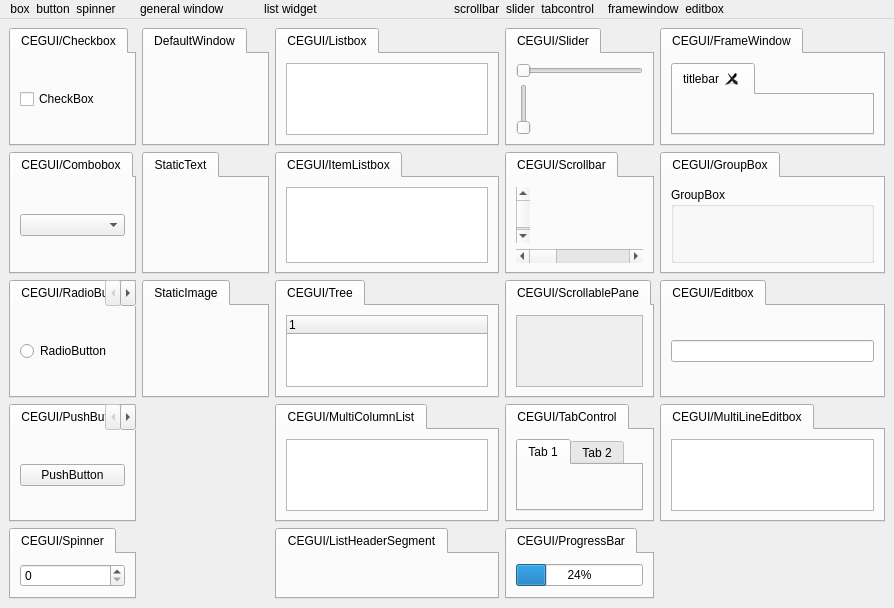
<?xml version="1.0" encoding="UTF-8"?>
<ui version="4.0">
 <class>MainWindow</class>
 <widget class="QMainWindow" name="MainWindow">
  <property name="geometry">
   <rect>
    <x>0</x>
    <y>0</y>
    <width>894</width>
    <height>563</height>
   </rect>
  </property>
  <property name="windowTitle">
   <string>MainWindow</string>
  </property>
  <widget class="QWidget" name="centralwidget">
   <layout class="QGridLayout" name="gridLayout">
    <item row="0" column="0">
     <widget class="QTabWidget" name="tabWidget_2">
      <property name="currentIndex">
       <number>0</number>
      </property>
      <widget class="QWidget" name="tab_18">
       <attribute name="title">
        <string>CEGUI/Checkbox</string>
       </attribute>
       <layout class="QVBoxLayout" name="verticalLayout_2">
        <item>
         <widget class="QCheckBox" name="Checkbox">
          <property name="text">
           <string>CheckBox</string>
          </property>
          <property name="Selected" stdset="0">
           <bool>false</bool>
          </property>
          <property name="WindowType" stdset="0">
           <string/>
          </property>
         </widget>
        </item>
       </layout>
      </widget>
     </widget>
    </item>
    <item row="0" column="4">
     <widget class="QTabWidget" name="tabWidget_22">
      <property name="currentIndex">
       <number>0</number>
      </property>
      <widget class="QWidget" name="tab_37">
       <attribute name="title">
        <string>CEGUI/FrameWindow</string>
       </attribute>
       <layout class="QVBoxLayout" name="verticalLayout_21">
        <item>
         <widget class="QTabWidget" name="FrameWindow">
          <property name="currentIndex">
           <number>0</number>
          </property>
          <property name="tabsClosable">
           <bool>true</bool>
          </property>
          <property name="SizingEnabled" stdset="0">
           <bool>true</bool>
          </property>
          <property name="FrameEnabled" stdset="0">
           <bool>true</bool>
          </property>
          <property name="TitlebarEnabled" stdset="0">
           <bool>true</bool>
          </property>
          <property name="CloseButtonEnabled" stdset="0">
           <bool>true</bool>
          </property>
          <property name="RollUpEnabled" stdset="0">
           <bool>true</bool>
          </property>
          <property name="RollUpState" stdset="0">
           <bool>false</bool>
          </property>
          <property name="DragMovingEnabled" stdset="0">
           <bool>true</bool>
          </property>
          <property name="SizingBorderThickness" stdset="0">
           <double>8.000000000000000</double>
          </property>
          <property name="NSSizingCursorImage" stdset="0">
           <string>set: image:</string>
          </property>
          <property name="EWSizingCursorImage" stdset="0">
           <string>set: image:</string>
          </property>
          <property name="NWSESizingCursorImage" stdset="0">
           <string>set: image:</string>
          </property>
          <property name="NESWSizingCursorImage" stdset="0">
           <string>set: image:</string>
          </property>
          <property name="WindowType" stdset="0">
           <string/>
          </property>
          <widget class="QWidget" name="tab_4">
           <attribute name="title">
            <string>titlebar</string>
           </attribute>
          </widget>
         </widget>
        </item>
       </layout>
      </widget>
     </widget>
    </item>
    <item row="1" column="0">
     <widget class="QTabWidget" name="tabWidget_3">
      <property name="currentIndex">
       <number>0</number>
      </property>
      <widget class="QWidget" name="tab_19">
       <attribute name="title">
        <string>CEGUI/Combobox</string>
       </attribute>
       <layout class="QVBoxLayout" name="verticalLayout_4">
        <item>
         <widget class="QComboBox" name="ComboBox">
          <property name="ReadOnly" stdset="0">
           <bool>false</bool>
          </property>
          <property name="ValidationString" stdset="0">
           <string>.*</string>
          </property>
          <property name="CaratIndex" stdset="0">
           <UInt>0</UInt>
          </property>
          <property name="EditSelectionStart" stdset="0">
           <UInt>0</UInt>
          </property>
          <property name="EditSelectionLength" stdset="0">
           <UInt>0</UInt>
          </property>
          <property name="MaxEditTextLength" stdset="0">
           <UInt>1073741824</UInt>
          </property>
          <property name="SortList" stdset="0">
           <bool>false</bool>
          </property>
          <property name="ForceVertScrollbar" stdset="0">
           <bool>false</bool>
          </property>
          <property name="ForceHorzScrollbar" stdset="0">
           <bool>false</bool>
          </property>
          <property name="SingleClickMode" stdset="0">
           <bool>false</bool>
          </property>
          <property name="WindowType" stdset="0">
           <string/>
          </property>
         </widget>
        </item>
       </layout>
      </widget>
     </widget>
    </item>
    <item row="4" column="0">
     <widget class="QTabWidget" name="tabWidget_10">
      <property name="currentIndex">
       <number>0</number>
      </property>
      <widget class="QWidget" name="tab_26">
       <attribute name="title">
        <string>CEGUI/PushButton</string>
       </attribute>
       <layout class="QVBoxLayout" name="verticalLayout_7">
        <item>
         <widget class="QPushButton" name="pushButton">
          <property name="text">
           <string>PushButton</string>
          </property>
          <property name="WindowType" stdset="0">
           <string/>
          </property>
         </widget>
        </item>
       </layout>
      </widget>
     </widget>
    </item>
    <item row="5" column="0">
     <widget class="QTabWidget" name="tabWidget_14">
      <property name="currentIndex">
       <number>0</number>
      </property>
      <widget class="QWidget" name="tab_30">
       <attribute name="title">
        <string>CEGUI/Spinner</string>
       </attribute>
       <layout class="QVBoxLayout" name="verticalLayout_12">
        <item>
         <widget class="QSpinBox" name="spinner">
          <property name="CurrentValue" stdset="0">
           <double>0.000000000000000</double>
          </property>
          <property name="StepSize" stdset="0">
           <double>1.000000000000000</double>
          </property>
          <property name="MinimumValue" stdset="0">
           <double>-32768.000000000000000</double>
          </property>
          <property name="MaximumValue" stdset="0">
           <double>32767.000000000000000</double>
          </property>
          <property name="TextInputMode" stdset="0">
           <string>Integer</string>
          </property>
          <property name="WindowType" stdset="0">
           <string/>
          </property>
         </widget>
        </item>
       </layout>
      </widget>
     </widget>
    </item>
    <item row="2" column="0">
     <widget class="QTabWidget" name="tabWidget_11">
      <property name="currentIndex">
       <number>0</number>
      </property>
      <widget class="QWidget" name="tab_27">
       <attribute name="title">
        <string>CEGUI/RadioButton</string>
       </attribute>
       <layout class="QVBoxLayout" name="verticalLayout_8">
        <item>
         <widget class="QRadioButton" name="radioButton">
          <property name="text">
           <string>RadioButton</string>
          </property>
          <property name="Selected" stdset="0">
           <bool>false</bool>
          </property>
          <property name="GroupID" stdset="0">
           <number>0</number>
          </property>
          <property name="WindowType" stdset="0">
           <string/>
          </property>
         </widget>
        </item>
       </layout>
      </widget>
     </widget>
    </item>
    <item row="0" column="1">
     <widget class="QTabWidget" name="tabWidget">
      <property name="currentIndex">
       <number>0</number>
      </property>
      <widget class="QWidget" name="tab_6">
       <attribute name="title">
        <string>DefaultWindow</string>
       </attribute>
       <layout class="QVBoxLayout" name="verticalLayout">
        <item>
         <widget class="QWidget" name="DefaultWindow" native="true">
          <property name="WindowType" stdset="0">
           <string/>
          </property>
         </widget>
        </item>
       </layout>
      </widget>
     </widget>
    </item>
    <item row="1" column="1">
     <widget class="QTabWidget" name="tabWidget_20">
      <property name="currentIndex">
       <number>0</number>
      </property>
      <widget class="QWidget" name="tab_40">
       <attribute name="title">
        <string>StaticText</string>
       </attribute>
       <layout class="QVBoxLayout" name="verticalLayout_19">
        <item>
         <widget class="QWidget" name="StaticText" native="true">
          <property name="TextColours" stdset="0">
           <string>tl:FFFFFFFF tr:FFFFFFFF bl:FFFFFFFF br:FFFFFFFF</string>
          </property>
          <property name="HorzFormatting" stdset="0">
           <string>LeftAligned</string>
          </property>
          <property name="VertFormatting" stdset="0">
           <string>VertCentred</string>
          </property>
          <property name="VertScrollbar" stdset="0">
           <bool>false</bool>
          </property>
          <property name="HorzScrollbar" stdset="0">
           <bool>false</bool>
          </property>
          <property name="HorzExtent" stdset="0">
           <double>0.000000000000000</double>
          </property>
          <property name="VertExtent" stdset="0">
           <double>0.000000000000000</double>
          </property>
          <property name="WindowType" stdset="0">
           <string/>
          </property>
         </widget>
        </item>
       </layout>
      </widget>
     </widget>
    </item>
    <item row="2" column="1">
     <widget class="QTabWidget" name="tabWidget_19">
      <property name="currentIndex">
       <number>0</number>
      </property>
      <widget class="QWidget" name="tab_38">
       <attribute name="title">
        <string>StaticImage</string>
       </attribute>
       <layout class="QVBoxLayout" name="verticalLayout_18">
        <item>
         <widget class="QWidget" name="StaticImage" native="true">
          <property name="Image" stdset="0">
           <string>set: image:</string>
          </property>
          <property name="WindowType" stdset="0">
           <string/>
          </property>
         </widget>
        </item>
       </layout>
      </widget>
     </widget>
    </item>
    <item row="0" column="2">
     <widget class="QTabWidget" name="tabWidget_7">
      <property name="currentIndex">
       <number>0</number>
      </property>
      <widget class="QWidget" name="tab_23">
       <attribute name="title">
        <string>CEGUI/Listbox</string>
       </attribute>
       <layout class="QVBoxLayout" name="verticalLayout_9">
        <item>
         <widget class="QListWidget" name="Listbox">
          <property name="Sort" stdset="0">
           <bool>false</bool>
          </property>
          <property name="MultiSelect" stdset="0">
           <bool>false</bool>
          </property>
          <property name="ForceVertScrollbar" stdset="0">
           <bool>false</bool>
          </property>
          <property name="ForceHorzScrollbar" stdset="0">
           <bool>false</bool>
          </property>
          <property name="ItemTooltips" stdset="0">
           <bool>false</bool>
          </property>
          <property name="WindowType" stdset="0">
           <string/>
          </property>
         </widget>
        </item>
       </layout>
      </widget>
     </widget>
    </item>
    <item row="1" column="2">
     <widget class="QTabWidget" name="tabWidget_17">
      <property name="currentIndex">
       <number>0</number>
      </property>
      <widget class="QWidget" name="tab_35">
       <attribute name="title">
        <string>CEGUI/ItemListbox</string>
       </attribute>
       <layout class="QVBoxLayout" name="verticalLayout_16">
        <item>
         <widget class="QListWidget" name="ItemListbox">
          <property name="MultiSelect" stdset="0">
           <bool>false</bool>
          </property>
          <property name="WindowType" stdset="0">
           <string/>
          </property>
         </widget>
        </item>
       </layout>
      </widget>
     </widget>
    </item>
    <item row="2" column="2">
     <widget class="QTabWidget" name="tabWidget_12">
      <property name="currentIndex">
       <number>0</number>
      </property>
      <widget class="QWidget" name="tab_28">
       <attribute name="title">
        <string>CEGUI/Tree</string>
       </attribute>
       <layout class="QVBoxLayout" name="verticalLayout_14">
        <item>
         <widget class="QTreeWidget" name="tree">
          <property name="Sort" stdset="0">
           <bool>false</bool>
          </property>
          <property name="MultiSelect" stdset="0">
           <bool>false</bool>
          </property>
          <property name="ForceVertScrollbar" stdset="0">
           <bool>false</bool>
          </property>
          <property name="ForceHorzScrollbar" stdset="0">
           <bool>false</bool>
          </property>
          <property name="ItemTooltips" stdset="0">
           <bool>false</bool>
          </property>
          <property name="WindowType" stdset="0">
           <string/>
          </property>
          <column>
           <property name="text">
            <string notr="true">1</string>
           </property>
          </column>
         </widget>
        </item>
       </layout>
      </widget>
     </widget>
    </item>
    <item row="4" column="2">
     <widget class="QTabWidget" name="tabWidget_21">
      <property name="currentIndex">
       <number>0</number>
      </property>
      <widget class="QWidget" name="tab_42">
       <attribute name="title">
        <string>CEGUI/MultiColumnList</string>
       </attribute>
       <layout class="QVBoxLayout" name="verticalLayout_20">
        <item>
         <widget class="QColumnView" name="MultiColumnList">
          <property name="ColumnsSizable" stdset="0">
           <bool>true</bool>
          </property>
          <property name="ColumnsMovable" stdset="0">
           <bool>true</bool>
          </property>
          <property name="SortSettingEnabled" stdset="0">
           <bool>true</bool>
          </property>
          <property name="SortDirection" stdset="0">
           <string>None</string>
          </property>
          <property name="SortColumnID" stdset="0">
           <UInt>0</UInt>
          </property>
          <property name="NominatedSelectionColumnID" stdset="0">
           <UInt>0</UInt>
          </property>
          <property name="NominatedSelectionRow" stdset="0">
           <UInt>0</UInt>
          </property>
          <property name="ForceVertScrollbar" stdset="0">
           <bool>false</bool>
          </property>
          <property name="ForceHorzScrollbar" stdset="0">
           <bool>false</bool>
          </property>
          <property name="SelectionMode" stdset="0">
           <string>RowSingle</string>
          </property>
          <property name="ColumnHeader" stdset="0">
           <string/>
          </property>
          <property name="WindowType" stdset="0">
           <string/>
          </property>
         </widget>
        </item>
       </layout>
      </widget>
     </widget>
    </item>
    <item row="5" column="2">
     <widget class="QTabWidget" name="ListHeaderSegment">
      <property name="currentIndex">
       <number>0</number>
      </property>
      <widget class="QWidget" name="tab_3">
       <attribute name="title">
        <string>CEGUI/ListHeaderSegment</string>
       </attribute>
      </widget>
     </widget>
    </item>
    <item row="0" column="3">
     <widget class="QTabWidget" name="tabWidget_4">
      <property name="currentIndex">
       <number>0</number>
      </property>
      <widget class="QWidget" name="tab_20">
       <attribute name="title">
        <string>CEGUI/Slider</string>
       </attribute>
       <layout class="QVBoxLayout" name="verticalLayout_3">
        <item>
         <widget class="QSlider" name="horizontalSlider">
          <property name="orientation">
           <enum>Qt::Horizontal</enum>
          </property>
          <property name="CurrentValue" stdset="0">
           <double>0.000000000000000</double>
          </property>
          <property name="MaximumValue" stdset="0">
           <double>1.000000000000000</double>
          </property>
          <property name="ClickStepSize" stdset="0">
           <double>0.010000000000000</double>
          </property>
          <property name="ReversedDirection" stdset="0">
           <bool>false</bool>
          </property>
          <property name="WindowType" stdset="0">
           <string/>
          </property>
         </widget>
        </item>
        <item>
         <widget class="QSlider" name="verticalSlider">
          <property name="orientation">
           <enum>Qt::Vertical</enum>
          </property>
          <property name="CurrentValue" stdset="0">
           <double>0.000000000000000</double>
          </property>
          <property name="MaximumValue" stdset="0">
           <double>1.000000000000000</double>
          </property>
          <property name="ClickStepSize" stdset="0">
           <double>0.010000000000000</double>
          </property>
          <property name="ReversedDirection" stdset="0">
           <bool>false</bool>
          </property>
          <property name="WindowType" stdset="0">
           <string/>
          </property>
         </widget>
        </item>
       </layout>
      </widget>
     </widget>
    </item>
    <item row="1" column="3">
     <widget class="QTabWidget" name="tabWidget_5">
      <property name="currentIndex">
       <number>0</number>
      </property>
      <widget class="QWidget" name="tab_21">
       <attribute name="title">
        <string>CEGUI/Scrollbar</string>
       </attribute>
       <layout class="QVBoxLayout" name="verticalLayout_11">
        <item>
         <widget class="QScrollBar" name="verticalScrollBar">
          <property name="orientation">
           <enum>Qt::Vertical</enum>
          </property>
          <property name="DocumentSize" stdset="0">
           <bool>false</bool>
          </property>
          <property name="PageSize" stdset="0">
           <double>0.000000000000000</double>
          </property>
          <property name="StepSize" stdset="0">
           <double>1.000000000000000</double>
          </property>
          <property name="OverlapSize" stdset="0">
           <double>0.000000000000000</double>
          </property>
          <property name="ScrollPosition" stdset="0">
           <double>0.000000000000000</double>
          </property>
          <property name="EndLockEnabled" stdset="0">
           <bool>false</bool>
          </property>
          <property name="WindowType" stdset="0">
           <string/>
          </property>
         </widget>
        </item>
        <item>
         <widget class="QScrollBar" name="horizontalScrollBar">
          <property name="orientation">
           <enum>Qt::Horizontal</enum>
          </property>
          <property name="DocumentSize" stdset="0">
           <bool>false</bool>
          </property>
          <property name="PageSize" stdset="0">
           <double>0.000000000000000</double>
          </property>
          <property name="StepSize" stdset="0">
           <double>1.000000000000000</double>
          </property>
          <property name="OverlapSize" stdset="0">
           <double>0.000000000000000</double>
          </property>
          <property name="ScrollPosition" stdset="0">
           <double>0.000000000000000</double>
          </property>
          <property name="EndLockEnabled" stdset="0">
           <bool>false</bool>
          </property>
          <property name="WindowType" stdset="0">
           <string/>
          </property>
         </widget>
        </item>
       </layout>
      </widget>
     </widget>
    </item>
    <item row="2" column="3">
     <widget class="QTabWidget" name="tabWidget_15">
      <property name="currentIndex">
       <number>0</number>
      </property>
      <widget class="QWidget" name="tab_31">
       <attribute name="title">
        <string>CEGUI/ScrollablePane</string>
       </attribute>
       <layout class="QVBoxLayout" name="verticalLayout_15">
        <item>
         <widget class="QScrollArea" name="scrollablePane">
          <property name="widgetResizable">
           <bool>true</bool>
          </property>
          <property name="ContentPaneAutoSized" stdset="0">
           <bool>true</bool>
          </property>
          <property name="ContentArea" stdset="0">
           <string>l:0.000000 t:0.000000 r:0.000000 b:0.000000</string>
          </property>
          <property name="ForceVertScrollbar" stdset="0">
           <bool>false</bool>
          </property>
          <property name="ForceHorzScrollbar" stdset="0">
           <bool>false</bool>
          </property>
          <property name="HorzStepSize" stdset="0">
           <double>0.100000000000000</double>
          </property>
          <property name="HorzOverlapSize" stdset="0">
           <double>0.100000000000000</double>
          </property>
          <property name="HorzScrollPosition" stdset="0">
           <double>0.000000000000000</double>
          </property>
          <property name="VertStepSize" stdset="0">
           <double>0.100000000000000</double>
          </property>
          <property name="VertOverlapSize" stdset="0">
           <double>0.100000000000000</double>
          </property>
          <property name="VertScrollPosition" stdset="0">
           <double>0.000000000000000</double>
          </property>
          <property name="WindowType" stdset="0">
           <string/>
          </property>
          <widget class="QWidget" name="scrollAreaWidgetContents">
           <property name="geometry">
            <rect>
             <x>0</x>
             <y>0</y>
             <width>125</width>
             <height>61</height>
            </rect>
           </property>
          </widget>
         </widget>
        </item>
       </layout>
      </widget>
     </widget>
    </item>
    <item row="4" column="3">
     <widget class="QTabWidget" name="tabWidget_13">
      <property name="currentIndex">
       <number>0</number>
      </property>
      <widget class="QWidget" name="tab_29">
       <attribute name="title">
        <string>CEGUI/TabControl</string>
       </attribute>
       <layout class="QVBoxLayout" name="verticalLayout_13">
        <item>
         <widget class="QTabWidget" name="TabControl">
          <property name="currentIndex">
           <number>0</number>
          </property>
          <property name="TabHeight" stdset="0">
           <string>{0.050000,0.000000}</string>
          </property>
          <property name="TabTextPadding" stdset="0">
           <string>{0.000000,5.000000}</string>
          </property>
          <property name="TabPanePosition" stdset="0">
           <string>top</string>
          </property>
          <property name="TabButtonType" stdset="0">
           <string/>
          </property>
          <property name="WindowType" stdset="0">
           <string/>
          </property>
          <widget class="QWidget" name="tab">
           <attribute name="title">
            <string>Tab 1</string>
           </attribute>
          </widget>
          <widget class="QWidget" name="tab_2">
           <attribute name="title">
            <string>Tab 2</string>
           </attribute>
          </widget>
         </widget>
        </item>
       </layout>
      </widget>
     </widget>
    </item>
    <item row="5" column="3">
     <widget class="QTabWidget" name="tabWidget_6">
      <property name="currentIndex">
       <number>0</number>
      </property>
      <widget class="QWidget" name="tab_22">
       <attribute name="title">
        <string>CEGUI/ProgressBar</string>
       </attribute>
       <layout class="QVBoxLayout" name="verticalLayout_10">
        <item>
         <widget class="QProgressBar" name="progressBar">
          <property name="value">
           <number>24</number>
          </property>
          <property name="CurrentProgress" stdset="0">
           <double>0.000000000000000</double>
          </property>
          <property name="StepSize" stdset="0">
           <double>0.010000000000000</double>
          </property>
          <property name="VerticalProgress" stdset="0">
           <bool>false</bool>
          </property>
          <property name="ReversedProgress" stdset="0">
           <bool>false</bool>
          </property>
          <property name="WindowType" stdset="0">
           <string/>
          </property>
         </widget>
        </item>
       </layout>
      </widget>
     </widget>
    </item>
    <item row="1" column="4">
     <widget class="QTabWidget" name="tabWidget_18">
      <property name="currentIndex">
       <number>0</number>
      </property>
      <widget class="QWidget" name="tab_36">
       <attribute name="title">
        <string>CEGUI/GroupBox</string>
       </attribute>
       <layout class="QVBoxLayout" name="verticalLayout_17">
        <item>
         <widget class="QGroupBox" name="GroupBox">
          <property name="title">
           <string>GroupBox</string>
          </property>
          <property name="WindowType" stdset="0">
           <string/>
          </property>
         </widget>
        </item>
       </layout>
      </widget>
     </widget>
    </item>
    <item row="2" column="4">
     <widget class="QTabWidget" name="tabWidget_8">
      <property name="currentIndex">
       <number>0</number>
      </property>
      <widget class="QWidget" name="tab_24">
       <attribute name="title">
        <string>CEGUI/Editbox</string>
       </attribute>
       <layout class="QVBoxLayout" name="verticalLayout_5">
        <item>
         <widget class="QLineEdit" name="Editbox">
          <property name="ReadOnly" stdset="0">
           <bool>false</bool>
          </property>
          <property name="MaskText" stdset="0">
           <bool>false</bool>
          </property>
          <property name="MaskCodepoint" stdset="0">
           <UInt>42</UInt>
          </property>
          <property name="ValidationString" stdset="0">
           <string>.*</string>
          </property>
          <property name="CaratIndex" stdset="0">
           <UInt>0</UInt>
          </property>
          <property name="SelectionStart" stdset="0">
           <UInt>0</UInt>
          </property>
          <property name="SelectionLength" stdset="0">
           <UInt>0</UInt>
          </property>
          <property name="MaxTextLength" stdset="0">
           <UInt>1073741824</UInt>
          </property>
          <property name="NormalTextColour" stdset="0">
           <string>FFFFFFFF</string>
          </property>
          <property name="SelectedTextColour" stdset="0">
           <string>FFFFFFFF</string>
          </property>
          <property name="ActiveSelectionColour" stdset="0">
           <string>FF6060FF</string>
          </property>
          <property name="InactiveSelectionColour" stdset="0">
           <string>FF808080</string>
          </property>
          <property name="BlinkCaret" stdset="0">
           <bool>false</bool>
          </property>
          <property name="BlinkCaretTimeout" stdset="0">
           <double>0.660000000000000</double>
          </property>
          <property name="TextFormatting" stdset="0">
           <string>LeftAligned</string>
          </property>
          <property name="WindowType" stdset="0">
           <string/>
          </property>
         </widget>
        </item>
       </layout>
      </widget>
     </widget>
    </item>
    <item row="4" column="4">
     <widget class="QTabWidget" name="tabWidget_9">
      <property name="currentIndex">
       <number>0</number>
      </property>
      <widget class="QWidget" name="tab_25">
       <attribute name="title">
        <string>CEGUI/MultiLineEditbox</string>
       </attribute>
       <layout class="QVBoxLayout" name="verticalLayout_6">
        <item>
         <widget class="QPlainTextEdit" name="MultiLineEditbox">
          <property name="ReadOnly" stdset="0">
           <bool>false</bool>
          </property>
          <property name="WordWrap" stdset="0">
           <bool>true</bool>
          </property>
          <property name="CaratIndex" stdset="0">
           <UInt>0</UInt>
          </property>
          <property name="SelectionStart" stdset="0">
           <UInt>0</UInt>
          </property>
          <property name="SelectionLength" stdset="0">
           <UInt>0</UInt>
          </property>
          <property name="MaxTextLength" stdset="0">
           <UInt>1073741824</UInt>
          </property>
          <property name="SelectionBrushImage" stdset="0">
           <string>set: image:</string>
          </property>
          <property name="ForceVertScrollbar" stdset="0">
           <bool>false</bool>
          </property>
          <property name="BlinkCaret" stdset="0">
           <bool>false</bool>
          </property>
          <property name="BlinkCaretTimeout" stdset="0">
           <double>0.660000000000000</double>
          </property>
          <property name="WindowType" stdset="0">
           <string/>
          </property>
         </widget>
        </item>
       </layout>
      </widget>
     </widget>
    </item>
   </layout>
  </widget>
  <widget class="QMenuBar" name="menuBar">
   <property name="geometry">
    <rect>
     <x>0</x>
     <y>0</y>
     <width>894</width>
     <height>21</height>
    </rect>
   </property>
   <widget class="QMenu" name="menuBox_button">
    <property name="title">
     <string>box  button  spinner   </string>
    </property>
   </widget>
   <widget class="QMenu" name="menuGeneral_window">
    <property name="title">
     <string>general window        </string>
    </property>
   </widget>
   <widget class="QMenu" name="menuList_widget">
    <property name="title">
     <string>list widget                                     </string>
    </property>
   </widget>
   <widget class="QMenu" name="menuScrollbar_slider_tabcontrol">
    <property name="title">
     <string>scrollbar  slider  tabcontrol</string>
    </property>
   </widget>
   <widget class="QMenu" name="menuFramewindow_editbox">
    <property name="title">
     <string>framewindow  editbox</string>
    </property>
   </widget>
   <widget class="QMenu" name="menu">
    <property name="title">
     <string/>
    </property>
   </widget>
   <addaction name="menuBox_button"/>
   <addaction name="menuGeneral_window"/>
   <addaction name="menuList_widget"/>
   <addaction name="menuScrollbar_slider_tabcontrol"/>
   <addaction name="menuFramewindow_editbox"/>
   <addaction name="menu"/>
  </widget>
 </widget>
 <resources/>
 <connections/>
</ui>
